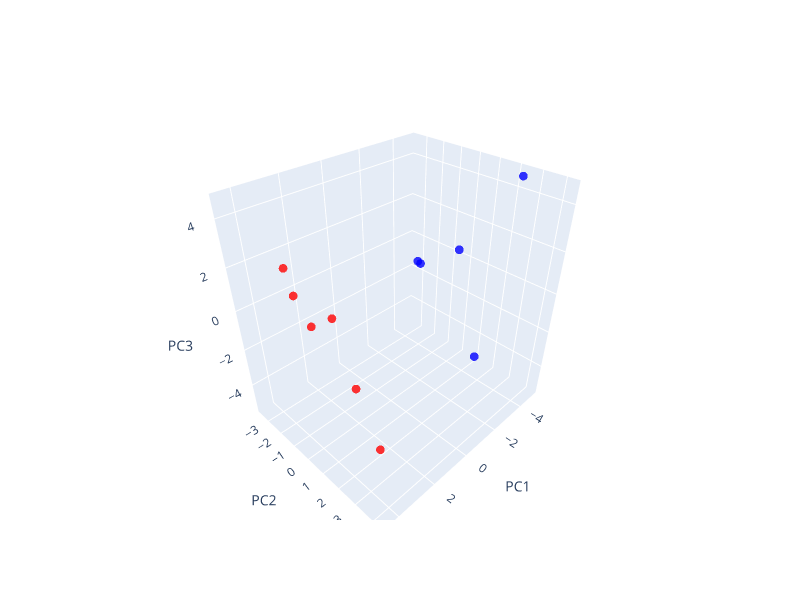

Notebook code for this chart:
### Code cell
# Create a scatter plot for the first three principal components
x_split = 6  # Number of points to color differently
colors = ['red' if i < x_split else 'blue' for i in range(len(prin_comp[0]))]

# Create a scatter plot for the first three principal components
scatter = go.Scatter3d(
    x=prin_comp[0],
    y=prin_comp[1],
    z=prin_comp[2],
    mode='markers',
    marker=dict(
        size=3,
        color=colors,  # Dynamic coloring based on the index
        opacity=0.8
    )
)

# Define layout and create figure directly
fig = go.Figure(data=[scatter], layout=go.Layout(
    scene=dict(
        xaxis=dict(title='PC1', range=[np.min(prin_comp[0]), np.max(prin_comp[0])]),
        yaxis=dict(title='PC2', range=[np.min(prin_comp[1]), np.max(prin_comp[1])]),
        zaxis=dict(title='PC3', range=[np.min(prin_comp[2]), np.max(prin_comp[2])])
    ),
    width=800,
    height=600
))

# Show plot
fig.show()

### Figure 1 — Plotly figure (JSON) as saved in the notebook; plotly's stock layout.template omitted (floating-point values rounded to 4 significant figures)
{"data": [{"marker": {"color": ["red", "red", "red", "red", "red", "red", "blue", "blue", "blue", "blue", "blue"], "opacity": 0.8, "size": 3}, "mode": "markers", "type": "scatter3d", "x": [3.618, 4.809, 2.456, 4.094, 1.952, 2.418, -4.276, -5.314, -4.207, -2.787, -2.763], "y": [-0.3887, 4.532, -3.285, 2.602, -1.385, -3.827, 0.07255, 0.791, 2.82, -1.06, -0.871], "z": [0.4435, -1.145, -0.1081, -0.322, -0.5637, 0.9897, 0.7876, -5.671, 4.934, 0.3423, 0.3124]}], "layout": {"height": 600, "scene": {"aspectmode": "auto", "aspectratio": {"x": 1.049, "y": 0.8666, "z": 1.099}, "xaxis": {"range": [-5.314, 4.809], "title": {"text": "PC1"}, "type": "linear"}, "yaxis": {"range": [-3.827, 4.532], "title": {"text": "PC2"}, "type": "linear"}, "zaxis": {"range": [-5.671, 4.934], "title": {"text": "PC3"}, "type": "linear"}}, "width": 800}}
